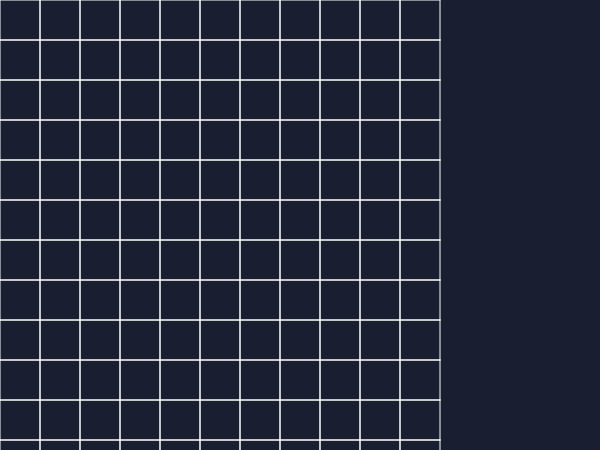
Frame 1 (no input)
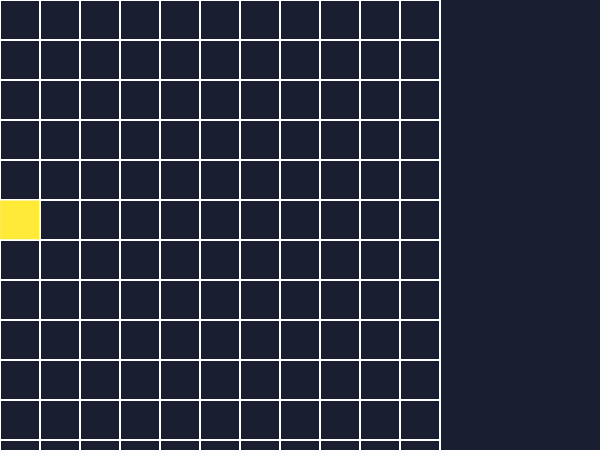
Frame 60 (no input)
Frame 120 (the mouse pressed at the canvas centre since frame 60): identical to frame 60, image omitted

The p5.js sketch that drew these frames (run headless with seeded random() and noise() and a simulated clock; from frame 60 on, the mouse is pressed at the canvas centre):

// p5.js sketch
// ── sketch.js
var cols, rows;
var cellBlock = 40;
var grid = [];

var currentCell;

function setup() {
    createCanvas(600, 450);
    
    cols = floor(width/cellBlock);
    rows = floor(height/cellBlock);

    background(25,31,49);

    for (x = 0; x < rows; x++) {
        for (y = 0; y < cols; y++) {
            var cell = new Cell(x, y);
            grid.push(cell);
        }    
    }

    currentCell = grid[5];

    //pointer = new Point(100, 100);
}


function draw() {
    for(var i = 0; i < grid.length; i++){
        grid[i].show();
    }

    currentCell.visited = true;
    // pointer.render();
    // pointer.step();
}

function Cell(w,h) {
    this.w = w;
    this.h = h;
    this.walls = [true, true, true, true];
    this.visited = false;

    this.show = function() {
        var x = this.w*cellBlock;
        var y = this.h*cellBlock;
        stroke(255);
        // noFill();
        // rect(x, y, cellBlock, cellBlock);
        if(this.walls[0]) {
            line(x,y,x+cellBlock,y);
        }
        if(this.walls[1]) {
            line(x+cellBlock,y,x+cellBlock,y+cellBlock);
        }
        if(this.walls[2]) {
            line(x+cellBlock,y+cellBlock,x, y+cellBlock);
        }
        if(this.walls[3]) {
            line(x,y+cellBlock, x, y);
        }

        if(this.visited) {
            fill(255,234,55);
            rect(x, y, cellBlock, cellBlock);
        }
    } 
}
// ── beings.js
class Being {
    constructor(x, y, name, race, health, stamina, isDead) {
        this.pos = createVector(x, y);
        this.name = name;
        this.race = race;
        this.health = health;
        this.stamina = stamina;
        this.isDead = isDead;
    }

    render() {
        stroke(255);
        strokeWeight(1);
        point(this.x, this.y);
    }

    movement() {
        //add later
    }
    update() {
        
    }
}
// ── grid-dev.js
var cols, rows;
var cellBlock = 40;
var grid = [];

var currentCell;

function setup() {
    createCanvas(600, 450);
    
    cols = floor(width/cellBlock);
    rows = floor(height/cellBlock);

    background(25,31,49);

    for (x = 0; x < rows; x++) {
        for (y = 0; y < cols; y++) {
            var cell = new Cell(x, y);
            grid.push(cell);
        }    
    }

    currentCell = grid[5];
}

function draw() {
    for(var i = 0; i < grid.length; i++){
        grid[i].show();
    }

    currentCell.visited = true;

}

function Cell(w,h) {
    this.w = w;
    this.h = h;
    this.walls = [true, true, true, true];
    this.visited = false;

    this.show = function() {
        var x = this.w*cellBlock;
        var y = this.h*cellBlock;
        stroke(255);
        // noFill();
        // rect(x, y, cellBlock, cellBlock);
        if(this.walls[0]) {
            line(x,y,x+cellBlock,y);
        }
        if(this.walls[1]) {
            line(x+cellBlock,y,x+cellBlock,y+cellBlock);
        }
        if(this.walls[2]) {
            line(x+cellBlock,y+cellBlock,x, y+cellBlock);
        }
        if(this.walls[3]) {
            line(x,y+cellBlock, x, y);
        }

        if(this.visited) {
            fill(255,234,55);
            rect(x, y, cellBlock, cellBlock);
        }
    } 
}
// ── maingrid.js
class Point {
    constructor(x,y) {
        this.x = x;
        this.y = y;
      }
    
      render() {
        stroke(0);
        point(this.x, this.y);
      }
    
      step() {
        let choice = floor(random(4));
        if (choice === 0) {
          this.x++;
        } else if (choice == 1) {
          this.x--;
        } else if (choice == 2) {
          this.y++;
        } else {
          this.y--;
        }
        this.x = constrain(this.x, 0, width - 1);
        this.y = constrain(this.y, 0, height - 1);
      }
}

// ── newwalker.js
var multiplier = [];
var xcord;

function setup() {
    createCanvas(600, 450);
    background(100);
    
    xcord = random(50,200);

    for (i = 0; i < xcord; i++) {
        walker = new Walker(random(10, 590), random(10, 440), random(0, 255), random(4, 20));
        multiplier.push(walker);
    }
    
}




function draw() {

    for(j = 0; j < multiplier.length; j++) {
        multiplier[j].render();
        multiplier[j].step();
    }
}

// walker.render();
//         walker.step();
// ── screen.js
function setup() {
    createCanvas(windowWidth, windowHeight);

}

function draw() {
    background(100);
}
